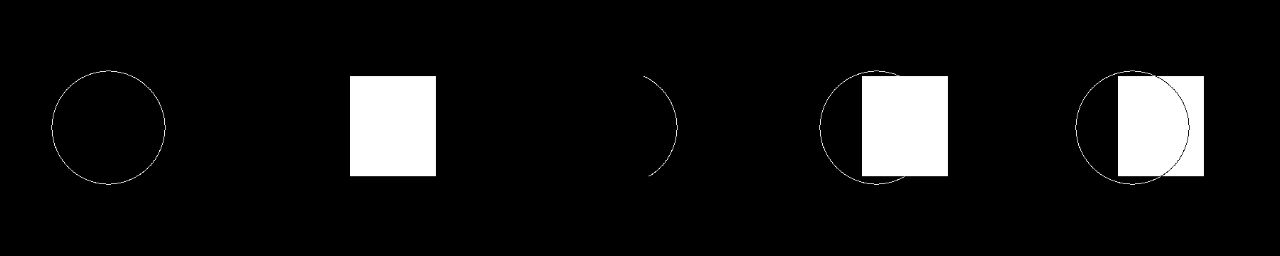

Write the Python code that produced this figure.
#!/usr/bin/env python

# Apply boolean logic operations (AND, OR, XOR) to two binary images
# using vtkImageLogic and display all five images in a multi-viewport layout.

# Factory overrides: importing these modules registers the OpenGL rendering
# and interaction style implementations for vtkRenderingCore factory classes.
import vtkmodules.vtkInteractionStyle  # noqa: F401
import vtkmodules.vtkRenderingOpenGL2  # noqa: F401
# VTK pipeline classes used in this example
from vtkmodules.vtkImagingMath import vtkImageLogic
from vtkmodules.vtkImagingSources import vtkImageCanvasSource2D
from vtkmodules.vtkInteractionStyle import vtkInteractorStyleImage
from vtkmodules.vtkRenderingCore import (
    vtkImageActor,
    vtkRenderWindow,
    vtkRenderWindowInteractor,
    vtkRenderer,
)

# Colors (normalized RGB)
black_rgb = (0.0, 0.0, 0.0)

# Source 1: white circle on black background
source_0 = vtkImageCanvasSource2D()
source_0.SetScalarTypeToUnsignedChar()
source_0.SetNumberOfScalarComponents(1)
source_0.SetExtent(0, 255, 0, 255, 0, 0)
source_0.SetDrawColor(0)
source_0.FillBox(0, 255, 0, 255)
source_0.SetDrawColor(255)
source_0.DrawCircle(100, 128, 80)
source_0.Update()

# Source 2: white rectangle on black background
source_1 = vtkImageCanvasSource2D()
source_1.SetScalarTypeToUnsignedChar()
source_1.SetNumberOfScalarComponents(1)
source_1.SetExtent(0, 255, 0, 255, 0, 0)
source_1.SetDrawColor(0)
source_1.FillBox(0, 255, 0, 255)
source_1.SetDrawColor(255)
source_1.FillBox(80, 200, 60, 200)
source_1.Update()

# Filter: boolean AND — only pixels white in both inputs
logic_and = vtkImageLogic()
logic_and.SetInputConnection(0, source_0.GetOutputPort())
logic_and.SetInputConnection(1, source_1.GetOutputPort())
logic_and.SetOperationToAnd()
logic_and.SetOutputTrueValue(255)

# Filter: boolean OR — pixels white in either input
logic_or = vtkImageLogic()
logic_or.SetInputConnection(0, source_0.GetOutputPort())
logic_or.SetInputConnection(1, source_1.GetOutputPort())
logic_or.SetOperationToOr()
logic_or.SetOutputTrueValue(255)

# Filter: boolean XOR — pixels white in exactly one input
logic_xor = vtkImageLogic()
logic_xor.SetInputConnection(0, source_0.GetOutputPort())
logic_xor.SetInputConnection(1, source_1.GetOutputPort())
logic_xor.SetOperationToXor()
logic_xor.SetOutputTrueValue(255)

# Actor 1: source 1 (leftmost viewport)
actor_0 = vtkImageActor()
actor_0.GetMapper().SetInputConnection(source_0.GetOutputPort())

# Actor 2: source 2
actor_1 = vtkImageActor()
actor_1.GetMapper().SetInputConnection(source_1.GetOutputPort())

# Actor 3: AND result
actor_and = vtkImageActor()
actor_and.GetMapper().SetInputConnection(logic_and.GetOutputPort())

# Actor 4: OR result
actor_or = vtkImageActor()
actor_or.GetMapper().SetInputConnection(logic_or.GetOutputPort())

# Actor 5: XOR result
actor_xor = vtkImageActor()
actor_xor.GetMapper().SetInputConnection(logic_xor.GetOutputPort())

# Renderer 1: source 1
renderer_0 = vtkRenderer()
renderer_0.SetViewport(0.0, 0.0, 0.2, 1.0)
renderer_0.AddActor(actor_0)
renderer_0.SetBackground(black_rgb)

# Renderer 2: source 2
renderer_1 = vtkRenderer()
renderer_1.SetViewport(0.2, 0.0, 0.4, 1.0)
renderer_1.AddActor(actor_1)
renderer_1.SetBackground(black_rgb)
renderer_1.SetActiveCamera(renderer_0.GetActiveCamera())

# Renderer 3: AND
renderer_2 = vtkRenderer()
renderer_2.SetViewport(0.4, 0.0, 0.6, 1.0)
renderer_2.AddActor(actor_and)
renderer_2.SetBackground(black_rgb)
renderer_2.SetActiveCamera(renderer_0.GetActiveCamera())

# Renderer 4: OR
renderer_3 = vtkRenderer()
renderer_3.SetViewport(0.6, 0.0, 0.8, 1.0)
renderer_3.AddActor(actor_or)
renderer_3.SetBackground(black_rgb)
renderer_3.SetActiveCamera(renderer_0.GetActiveCamera())

# Renderer 5: XOR
renderer_4 = vtkRenderer()
renderer_4.SetViewport(0.8, 0.0, 1.0, 1.0)
renderer_4.AddActor(actor_xor)
renderer_4.SetBackground(black_rgb)
renderer_4.SetActiveCamera(renderer_0.GetActiveCamera())

# Window: display the rendered scene
render_window = vtkRenderWindow()
render_window.AddRenderer(renderer_0)
render_window.AddRenderer(renderer_1)
render_window.AddRenderer(renderer_2)
render_window.AddRenderer(renderer_3)
render_window.AddRenderer(renderer_4)
render_window.SetWindowName("logic")
render_window.SetMultiSamples(0)
render_window.SetSize(1280, 256)

# Interactor: handle mouse and keyboard events with 2D image style
render_window_interactor = vtkRenderWindowInteractor()
interactor_style_image = vtkInteractorStyleImage()
render_window_interactor.SetInteractorStyle(interactor_style_image)
render_window_interactor.SetRenderWindow(render_window)

# Scene: configure parallel projection for 2D image viewing
renderer_0.ResetCamera()
renderer_0.GetActiveCamera().ParallelProjectionOn()

render_window_interactor.Initialize()
render_window_interactor.Start()
